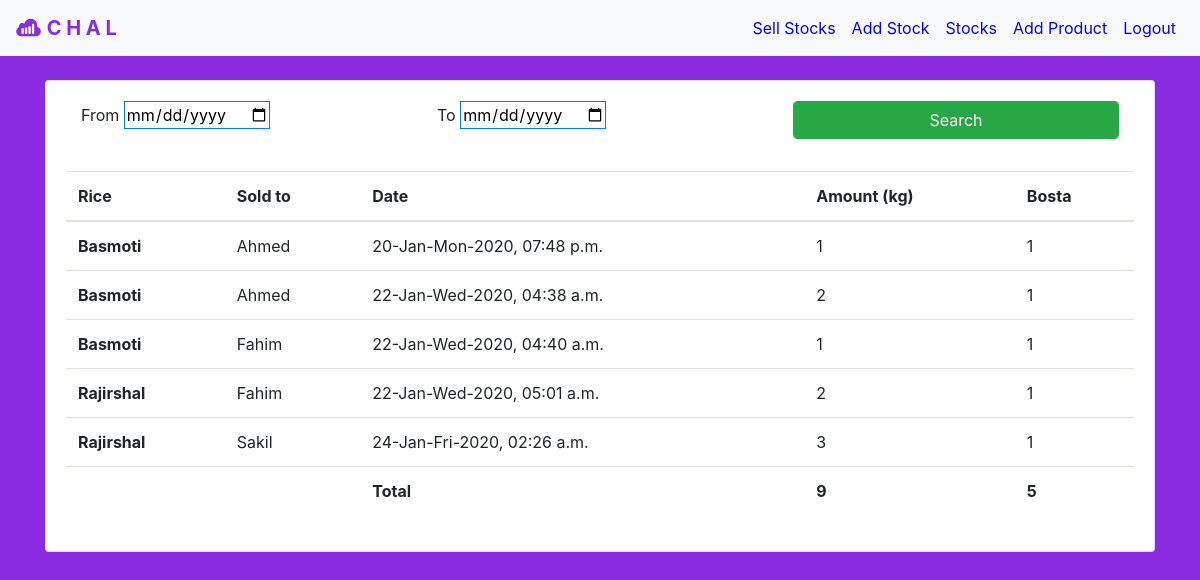
/report/, run on an earlier commit of the app's database.
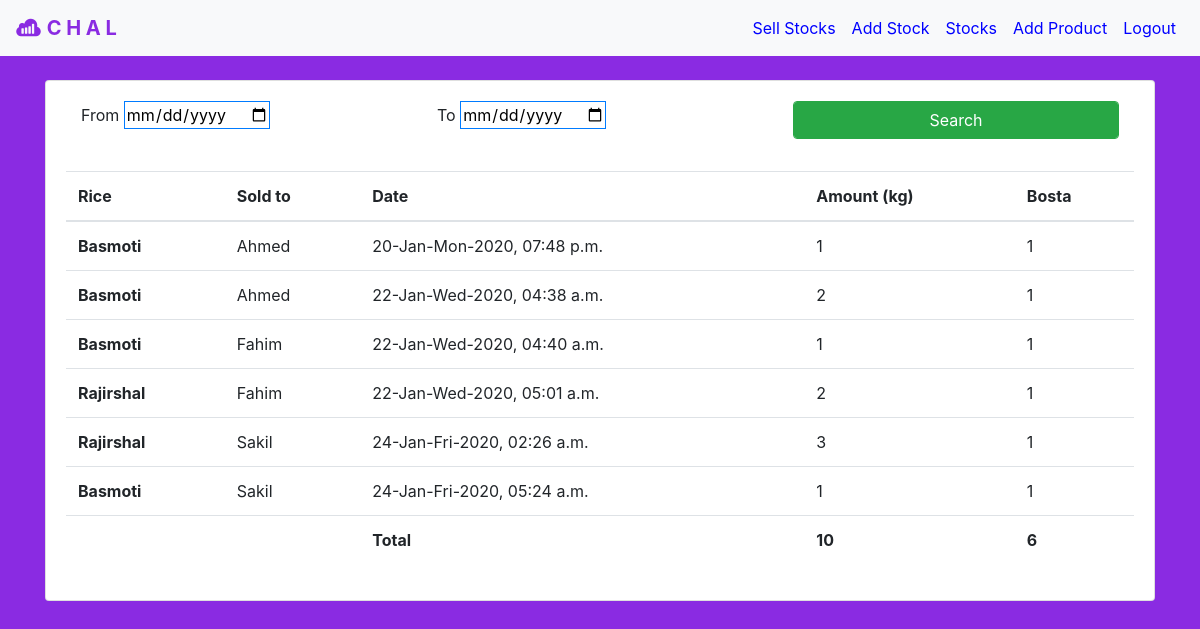
And on a later commit of the database.
### addstock/models.py (models this page shows)
class sellStockModel(models.Model):
    customer = models.CharField(max_length=30)
    rice = models.CharField(max_length=30)
    amount = models.IntegerField()
    bosta = models.IntegerField()
    time = models.DateTimeField(default="")
    price = models.IntegerField()

### addstock/views.py (the view, shortened to what this page needs)
# urls.py: path('report/', addstocks.report, name="report"),
def report(request):
    startingdate    = "2020-01-01"
    finishingdate   = "2050-01-01"
    totalamount = 0
    totalbosta  = 0
    sells = sellStockModel.objects.filter(time__range=[startingdate, finishingdate]).order_by('time')
    for each in sells:
        totalamount += each.amount
        totalbosta  += each.bosta
    return render(request, 'report.html',
        {'sells' : sells, 'totalamount' : totalamount, 'totalbosta' : totalbosta})

### templates/report.html (shortened to what this page needs)
{% extends 'base.html' %}
{% block navblock %}
    <li class="nav-item">
        <a class="nav-link" id="navlink" href="{% url 'sell' %}">Sell Stocks</a>
    </li>
    <li class="nav-item">
        <a class="nav-link" id="navlink" href="{% url 'addstock' %}">Add Stock</a>
    </li>
    <li class="nav-item">
        <a class="nav-link" id="navlink" href="{% url 'stocks' %}">Stocks</a>
    </li>
    <li class="nav-item">
        <a class="nav-link" id="navlink" href="{% url 'addproduct' %}">Add Product</a>
    </li>
    <li class="nav-item">
        <a class="nav-link" id="navlink" href="{% url 'logout' %}">Logout</a>
    </li>
{% endblock navblock %}
{% block content %}
    <div class="container">
        <div class="card" style="width: auto;">
            <div class="card-body">
                <form method="POST"> {% csrf_token %}
                <div class="container">
                    <div class="form-group row">
                        <div class="form-group col-md-4 col-sm-4">
                            <label >From</label>
                            <input class="border border-primary" type="date" name="date1">
                        </div>
                        <div class="form-group col-md-4 col-sm-4">
                            <label >To</label>
                            <input class="border border-primary" type="date" name="date2">
                        </div>
                        <div class="form-group col-md-4 col-sm-4">
                            <button type="submit" class="form-control btn btn-success">Search</button>
                        </div>
                    </div>
                </div>
                </form>
                <div class="table-responsive">
                    <table class="table table-hover">
                        <thead>
                        <tr>
                            <th scope="col">Rice</th>
                            <th scope="col">Sold to</th>
                            <th scope="col">Date</th>
                            <th scope="col">Amount (kg)</th>
                            <th scope="col">Bosta</th>
                        </tr>
                        </thead>
                        <tbody>
                            {% for each in sells %}
                                <tr>
                                    <th scope="row">{{ each.rice }}</th>
                                    <td>{{ each.customer }}</td>
                                    <td>{{ each.time|date:'d-M-D-Y, h:i a' }}</td>
                                    <td>{{ each.amount }}</td>
                                    <td>{{ each.bosta }}</td>
                                </tr>
                            {% endfor %}
                            <tr>
                                <th scope="row"></th>
                                <td></td>
                                <th>Total</th>
                                <th>{{ totalamount }}</th>
                                <th>{{ totalbosta }}</th>
                            </tr>
                        </tbody>
                    </table>
                </div>
            </div>
        </div>
    </div>
{% endblock content %}

What changed in the data, as far as the page shows it:
added sellStockModel: rice "Basmoti", customer "Sakil", time "24-Jan-Fri-2020, 05:24 a.m.", amount "1", bosta "1"
Also different on the page:
{{ totalamount }}: "9" → "10"
{{ totalbosta }}: "5" → "6"
